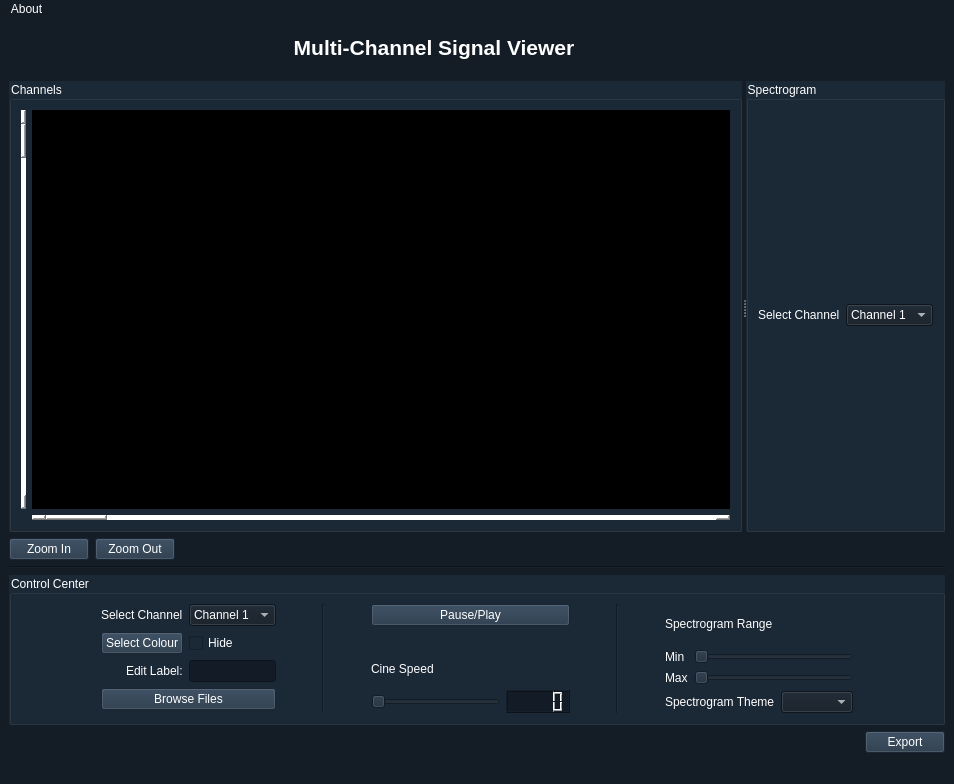
<?xml version="1.0" encoding="UTF-8"?>
<ui version="4.0">
 <class>MainWindow</class>
 <widget class="QMainWindow" name="MainWindow">
  <property name="geometry">
   <rect>
    <x>0</x>
    <y>0</y>
    <width>954</width>
    <height>784</height>
   </rect>
  </property>
  <property name="windowTitle">
   <string>MainWindow</string>
  </property>
  <property name="styleSheet">
   <string notr="true">background-color: rgb(66, 66, 66);
color: rgb(255, 255, 255);
background-color: rgb(20, 29, 38);</string>
  </property>
  <widget class="QWidget" name="centralwidget">
   <layout class="QGridLayout" name="gridLayout_9">
    <item row="1" column="0">
     <spacer name="horizontalSpacer_4">
      <property name="orientation">
       <enum>Qt::Horizontal</enum>
      </property>
      <property name="sizeHint" stdset="0">
       <size>
        <width>743</width>
        <height>17</height>
       </size>
      </property>
     </spacer>
    </item>
    <item row="3" column="0" rowspan="2" colspan="2">
     <widget class="QSplitter" name="splitter_2">
      <property name="orientation">
       <enum>Qt::Horizontal</enum>
      </property>
      <widget class="QGroupBox" name="groupBox_2">
       <property name="sizePolicy">
        <sizepolicy hsizetype="Preferred" vsizetype="Preferred">
         <horstretch>1</horstretch>
         <verstretch>0</verstretch>
        </sizepolicy>
       </property>
       <property name="minimumSize">
        <size>
         <width>500</width>
         <height>0</height>
        </size>
       </property>
       <property name="styleSheet">
        <string notr="true">background-color: rgb(89, 89, 89);
background-color: rgb(27, 40, 54);
color: rgb(255, 255, 255);</string>
       </property>
       <property name="title">
        <string>Channels</string>
       </property>
       <layout class="QGridLayout" name="gridLayout_6">
        <item row="0" column="1">
         <widget class="PlotWidget" name="Plot" native="true">
          <property name="minimumSize">
           <size>
            <width>0</width>
            <height>100</height>
           </size>
          </property>
          <property name="autoFillBackground">
           <bool>false</bool>
          </property>
          <property name="styleSheet">
           <string notr="true">background-color: rgb(0, 0, 0);</string>
          </property>
         </widget>
        </item>
        <item row="0" column="0">
         <widget class="QScrollBar" name="verticalScrollBar">
          <property name="maximumSize">
           <size>
            <width>5</width>
            <height>16777215</height>
           </size>
          </property>
          <property name="styleSheet">
           <string notr="true">background-color: rgb(255, 255, 255);</string>
          </property>
          <property name="orientation">
           <enum>Qt::Vertical</enum>
          </property>
         </widget>
        </item>
        <item row="1" column="1">
         <widget class="QScrollBar" name="horizontalScrollBar">
          <property name="maximumSize">
           <size>
            <width>16777215</width>
            <height>5</height>
           </size>
          </property>
          <property name="styleSheet">
           <string notr="true">background-color: rgb(255, 255, 255);</string>
          </property>
          <property name="orientation">
           <enum>Qt::Horizontal</enum>
          </property>
         </widget>
        </item>
       </layout>
      </widget>
      <widget class="QGroupBox" name="SpectrogramBox">
       <property name="styleSheet">
        <string notr="true">color: rgb(255, 255, 255);
background-color: rgb(27, 40, 54);</string>
       </property>
       <property name="title">
        <string>Spectrogram</string>
       </property>
       <layout class="QGridLayout" name="gridLayout_8">
        <item row="0" column="0">
         <layout class="QGridLayout" name="gridLayout_5">
          <item row="1" column="1">
           <widget class="QComboBox" name="SpectroMenu">
            <property name="styleSheet">
             <string notr="true">color: rgb(255, 255, 255);
background-color: rgb(19, 28, 38);
selection-background-color: rgb(19, 28, 38);</string>
            </property>
            <item>
             <property name="text">
              <string>Channel 1</string>
             </property>
            </item>
            <item>
             <property name="text">
              <string>Channel 2</string>
             </property>
            </item>
            <item>
             <property name="text">
              <string>Channel 3</string>
             </property>
            </item>
           </widget>
          </item>
          <item row="1" column="0" alignment="Qt::AlignRight">
           <widget class="QLabel" name="Spectro_label">
            <property name="text">
             <string>Select Channel</string>
            </property>
           </widget>
          </item>
          <item row="0" column="0" colspan="2">
           <layout class="QVBoxLayout" name="SpectrogramBox_2">
            <property name="sizeConstraint">
             <enum>QLayout::SetMinimumSize</enum>
            </property>
           </layout>
          </item>
         </layout>
        </item>
       </layout>
      </widget>
     </widget>
    </item>
    <item row="7" column="0" colspan="2">
     <widget class="QGroupBox" name="groupBox">
      <property name="maximumSize">
       <size>
        <width>16777215</width>
        <height>150</height>
       </size>
      </property>
      <property name="styleSheet">
       <string notr="true">color: rgb(255, 255, 255);
background-color: rgb(27, 40, 54);</string>
      </property>
      <property name="title">
       <string>Control Center</string>
      </property>
      <layout class="QGridLayout" name="gridLayout_3">
       <item row="0" column="0">
        <layout class="QGridLayout" name="gridLayout_4">
         <item row="0" column="10">
          <spacer name="verticalSpacer_2">
           <property name="orientation">
            <enum>Qt::Vertical</enum>
           </property>
           <property name="sizeHint" stdset="0">
            <size>
             <width>20</width>
             <height>40</height>
            </size>
           </property>
          </spacer>
         </item>
         <item row="0" column="4">
          <layout class="QGridLayout" name="gridLayout">
           <item row="0" column="1">
            <widget class="QLabel" name="Channel_label">
             <property name="text">
              <string>Select Channel</string>
             </property>
            </widget>
           </item>
           <item row="0" column="2">
            <widget class="QComboBox" name="ChannelsMenu">
             <property name="styleSheet">
              <string notr="true">background-color: rgb(19, 28, 38);
selection-background-color: rgb(19, 28, 38);</string>
             </property>
             <item>
              <property name="text">
               <string>Channel 1</string>
              </property>
             </item>
             <item>
              <property name="text">
               <string>Channel 2</string>
              </property>
             </item>
             <item>
              <property name="text">
               <string>Channel 3</string>
              </property>
             </item>
            </widget>
           </item>
           <item row="2" column="1" alignment="Qt::AlignRight">
            <widget class="QLabel" name="label_5">
             <property name="text">
              <string>Edit Label:</string>
             </property>
            </widget>
           </item>
           <item row="2" column="2">
            <widget class="QLineEdit" name="EditLabelLine">
             <property name="styleSheet">
              <string notr="true">background-color: rgb(19, 28, 38);</string>
             </property>
            </widget>
           </item>
           <item row="4" column="1" colspan="2">
            <widget class="QPushButton" name="BrowseButton">
             <property name="styleSheet">
              <string notr="true">background-color: rgb(35, 52, 70);</string>
             </property>
             <property name="text">
              <string>Browse Files</string>
             </property>
            </widget>
           </item>
           <item row="1" column="2">
            <widget class="QCheckBox" name="ShowHide">
             <property name="text">
              <string>Hide</string>
             </property>
            </widget>
           </item>
           <item row="1" column="1">
            <widget class="QPushButton" name="SignalColour">
             <property name="styleSheet">
              <string notr="true">background-color: rgb(35, 52, 70);</string>
             </property>
             <property name="text">
              <string>Select Colour</string>
             </property>
            </widget>
           </item>
          </layout>
         </item>
         <item row="0" column="6">
          <spacer name="verticalSpacer">
           <property name="orientation">
            <enum>Qt::Vertical</enum>
           </property>
           <property name="sizeHint" stdset="0">
            <size>
             <width>20</width>
             <height>40</height>
            </size>
           </property>
          </spacer>
         </item>
         <item row="0" column="8">
          <widget class="Line" name="line">
           <property name="orientation">
            <enum>Qt::Vertical</enum>
           </property>
          </widget>
         </item>
         <item row="0" column="9">
          <spacer name="verticalSpacer_6">
           <property name="orientation">
            <enum>Qt::Vertical</enum>
           </property>
           <property name="sizeHint" stdset="0">
            <size>
             <width>20</width>
             <height>40</height>
            </size>
           </property>
          </spacer>
         </item>
         <item row="0" column="0">
          <spacer name="verticalSpacer_10">
           <property name="orientation">
            <enum>Qt::Vertical</enum>
           </property>
           <property name="sizeHint" stdset="0">
            <size>
             <width>20</width>
             <height>40</height>
            </size>
           </property>
          </spacer>
         </item>
         <item row="0" column="1">
          <spacer name="verticalSpacer_11">
           <property name="orientation">
            <enum>Qt::Vertical</enum>
           </property>
           <property name="sizeHint" stdset="0">
            <size>
             <width>20</width>
             <height>40</height>
            </size>
           </property>
          </spacer>
         </item>
         <item row="0" column="2">
          <spacer name="verticalSpacer_15">
           <property name="orientation">
            <enum>Qt::Vertical</enum>
           </property>
           <property name="sizeHint" stdset="0">
            <size>
             <width>20</width>
             <height>40</height>
            </size>
           </property>
          </spacer>
         </item>
         <item row="0" column="7">
          <spacer name="verticalSpacer_5">
           <property name="orientation">
            <enum>Qt::Vertical</enum>
           </property>
           <property name="sizeHint" stdset="0">
            <size>
             <width>20</width>
             <height>40</height>
            </size>
           </property>
          </spacer>
         </item>
         <item row="0" column="3">
          <spacer name="verticalSpacer_16">
           <property name="orientation">
            <enum>Qt::Vertical</enum>
           </property>
           <property name="sizeHint" stdset="0">
            <size>
             <width>20</width>
             <height>40</height>
            </size>
           </property>
          </spacer>
         </item>
        </layout>
       </item>
       <item row="0" column="1">
        <layout class="QHBoxLayout" name="horizontalLayout">
         <item>
          <layout class="QGridLayout" name="gridLayout_2">
           <item row="0" column="0" colspan="2">
            <widget class="QPushButton" name="PausePlayBtn">
             <property name="styleSheet">
              <string notr="true">background-color: rgb(35, 52, 70);</string>
             </property>
             <property name="text">
              <string>Pause/Play</string>
             </property>
            </widget>
           </item>
           <item row="2" column="0">
            <widget class="QLabel" name="Speed_label">
             <property name="text">
              <string>Cine Speed</string>
             </property>
            </widget>
           </item>
           <item row="3" column="0">
            <widget class="QSlider" name="SpeedSlider">
             <property name="styleSheet">
              <string notr="true"/>
             </property>
             <property name="orientation">
              <enum>Qt::Horizontal</enum>
             </property>
            </widget>
           </item>
           <item row="3" column="1">
            <widget class="QLCDNumber" name="SpeedNumber">
             <property name="styleSheet">
              <string notr="true">background-color: rgb(19, 28, 38);</string>
             </property>
            </widget>
           </item>
           <item row="1" column="0">
            <spacer name="horizontalSpacer">
             <property name="orientation">
              <enum>Qt::Horizontal</enum>
             </property>
             <property name="sizeHint" stdset="0">
              <size>
               <width>185</width>
               <height>21</height>
              </size>
             </property>
            </spacer>
           </item>
          </layout>
         </item>
         <item>
          <spacer name="verticalSpacer_3">
           <property name="orientation">
            <enum>Qt::Vertical</enum>
           </property>
           <property name="sizeHint" stdset="0">
            <size>
             <width>20</width>
             <height>40</height>
            </size>
           </property>
          </spacer>
         </item>
         <item>
          <spacer name="verticalSpacer_7">
           <property name="orientation">
            <enum>Qt::Vertical</enum>
           </property>
           <property name="sizeHint" stdset="0">
            <size>
             <width>20</width>
             <height>40</height>
            </size>
           </property>
          </spacer>
         </item>
         <item>
          <widget class="Line" name="line_2">
           <property name="orientation">
            <enum>Qt::Vertical</enum>
           </property>
          </widget>
         </item>
         <item>
          <spacer name="verticalSpacer_8">
           <property name="orientation">
            <enum>Qt::Vertical</enum>
           </property>
           <property name="sizeHint" stdset="0">
            <size>
             <width>20</width>
             <height>40</height>
            </size>
           </property>
          </spacer>
         </item>
         <item>
          <spacer name="verticalSpacer_4">
           <property name="orientation">
            <enum>Qt::Vertical</enum>
           </property>
           <property name="sizeHint" stdset="0">
            <size>
             <width>20</width>
             <height>40</height>
            </size>
           </property>
          </spacer>
         </item>
        </layout>
       </item>
       <item row="0" column="2">
        <layout class="QVBoxLayout" name="verticalLayout_4">
         <item>
          <layout class="QVBoxLayout" name="verticalLayout_3">
           <item>
            <widget class="QLabel" name="label_4">
             <property name="text">
              <string>Spectrogram Range</string>
             </property>
            </widget>
           </item>
           <item>
            <layout class="QHBoxLayout" name="horizontalLayout_2">
             <item>
              <layout class="QVBoxLayout" name="verticalLayout_2">
               <item>
                <widget class="QLabel" name="label_2">
                 <property name="text">
                  <string>Min</string>
                 </property>
                </widget>
               </item>
               <item>
                <widget class="QLabel" name="label_3">
                 <property name="text">
                  <string>Max</string>
                 </property>
                </widget>
               </item>
              </layout>
             </item>
             <item>
              <layout class="QVBoxLayout" name="verticalLayout">
               <item>
                <widget class="QSlider" name="MinRangeSlider">
                 <property name="orientation">
                  <enum>Qt::Horizontal</enum>
                 </property>
                </widget>
               </item>
               <item>
                <widget class="QSlider" name="MaxRangeSlider">
                 <property name="orientation">
                  <enum>Qt::Horizontal</enum>
                 </property>
                </widget>
               </item>
              </layout>
             </item>
            </layout>
           </item>
          </layout>
         </item>
         <item>
          <layout class="QHBoxLayout" name="horizontalLayout_5">
           <item alignment="Qt::AlignRight">
            <widget class="QLabel" name="label_6">
             <property name="text">
              <string>Spectrogram Theme</string>
             </property>
            </widget>
           </item>
           <item>
            <widget class="QComboBox" name="ThemesMenu">
             <property name="styleSheet">
              <string notr="true">background-color: rgb(19, 28, 38);
selection-background-color: rgb(19, 28, 38);</string>
             </property>
            </widget>
           </item>
          </layout>
         </item>
        </layout>
       </item>
       <item row="0" column="3">
        <spacer name="verticalSpacer_14">
         <property name="orientation">
          <enum>Qt::Vertical</enum>
         </property>
         <property name="sizeHint" stdset="0">
          <size>
           <width>20</width>
           <height>40</height>
          </size>
         </property>
        </spacer>
       </item>
       <item row="0" column="5">
        <spacer name="verticalSpacer_12">
         <property name="orientation">
          <enum>Qt::Vertical</enum>
         </property>
         <property name="sizeHint" stdset="0">
          <size>
           <width>20</width>
           <height>40</height>
          </size>
         </property>
        </spacer>
       </item>
       <item row="0" column="4">
        <spacer name="verticalSpacer_13">
         <property name="orientation">
          <enum>Qt::Vertical</enum>
         </property>
         <property name="sizeHint" stdset="0">
          <size>
           <width>20</width>
           <height>40</height>
          </size>
         </property>
        </spacer>
       </item>
       <item row="0" column="6">
        <spacer name="verticalSpacer_9">
         <property name="orientation">
          <enum>Qt::Vertical</enum>
         </property>
         <property name="sizeHint" stdset="0">
          <size>
           <width>20</width>
           <height>40</height>
          </size>
         </property>
        </spacer>
       </item>
      </layout>
     </widget>
    </item>
    <item row="6" column="0" colspan="2">
     <widget class="Line" name="line_3">
      <property name="orientation">
       <enum>Qt::Horizontal</enum>
      </property>
     </widget>
    </item>
    <item row="4" column="1">
     <widget class="Line" name="line_5">
      <property name="maximumSize">
       <size>
        <width>16777215</width>
        <height>0</height>
       </size>
      </property>
      <property name="orientation">
       <enum>Qt::Horizontal</enum>
      </property>
     </widget>
    </item>
    <item row="8" column="1">
     <widget class="QPushButton" name="ExportBtn">
      <property name="styleSheet">
       <string notr="true">color: rgb(255, 255, 255);
background-color: rgb(35, 52, 70);</string>
      </property>
      <property name="text">
       <string>Export</string>
      </property>
     </widget>
    </item>
    <item row="5" column="0">
     <layout class="QHBoxLayout" name="horizontalLayout_4">
      <item>
       <layout class="QHBoxLayout" name="horizontalLayout_3">
        <item>
         <widget class="QPushButton" name="ZoomIn">
          <property name="styleSheet">
           <string notr="true">color: rgb(255, 255, 255);
background-color: rgb(35, 52, 70);</string>
          </property>
          <property name="text">
           <string>Zoom In</string>
          </property>
         </widget>
        </item>
        <item>
         <widget class="QPushButton" name="ZoomOut">
          <property name="styleSheet">
           <string notr="true">color: rgb(255, 255, 255);
background-color: rgb(35, 52, 70);</string>
          </property>
          <property name="text">
           <string>Zoom Out</string>
          </property>
         </widget>
        </item>
       </layout>
      </item>
      <item>
       <spacer name="horizontalSpacer_2">
        <property name="orientation">
         <enum>Qt::Horizontal</enum>
        </property>
        <property name="sizeHint" stdset="0">
         <size>
          <width>578</width>
          <height>20</height>
         </size>
        </property>
       </spacer>
      </item>
     </layout>
    </item>
    <item row="0" column="0">
     <widget class="QLabel" name="label">
      <property name="minimumSize">
       <size>
        <width>0</width>
        <height>30</height>
       </size>
      </property>
      <property name="maximumSize">
       <size>
        <width>16777215</width>
        <height>19</height>
       </size>
      </property>
      <property name="text">
       <string>&lt;html&gt;&lt;head/&gt;&lt;body&gt;&lt;p align=&quot;center&quot;&gt;&lt;span style=&quot; font-size:16pt; font-weight:600; color:#ffffff;&quot;&gt;Multi-Channel Signal Viewer&lt;/span&gt;&lt;/p&gt;&lt;/body&gt;&lt;/html&gt;</string>
      </property>
      <property name="alignment">
       <set>Qt::AlignCenter</set>
      </property>
     </widget>
    </item>
   </layout>
  </widget>
  <widget class="QMenuBar" name="menubar">
   <property name="geometry">
    <rect>
     <x>0</x>
     <y>0</y>
     <width>954</width>
     <height>21</height>
    </rect>
   </property>
   <widget class="QMenu" name="menuDSP">
    <property name="title">
     <string>About</string>
    </property>
    <widget class="QMenu" name="menuTeam_Members">
     <property name="title">
      <string>Team Members</string>
     </property>
     <addaction name="actionMohamed_Nasser"/>
     <addaction name="actionZeyad_Mansour"/>
     <addaction name="actionAbdullah_Saeed"/>
     <addaction name="actionMariam_Hanafy"/>
    </widget>
    <addaction name="menuTeam_Members"/>
   </widget>
   <addaction name="menuDSP"/>
  </widget>
  <widget class="QStatusBar" name="statusbar"/>
  <action name="actionMohamed_Nasser">
   <property name="text">
    <string>Mohamed Nasser</string>
   </property>
  </action>
  <action name="actionZeyad_Mansour">
   <property name="text">
    <string>Zeyad Mansour</string>
   </property>
  </action>
  <action name="actionAbdullah_Saeed">
   <property name="text">
    <string>Abdullah Saeed</string>
   </property>
  </action>
  <action name="actionMariam_Hanafy">
   <property name="text">
    <string>Mariam Hanafy</string>
   </property>
  </action>
 </widget>
 <customwidgets>
  <customwidget>
   <class>PlotWidget</class>
   <extends>QWidget</extends>
   <header>pyqtgraph</header>
   <container>1</container>
  </customwidget>
 </customwidgets>
 <resources/>
 <connections/>
</ui>
